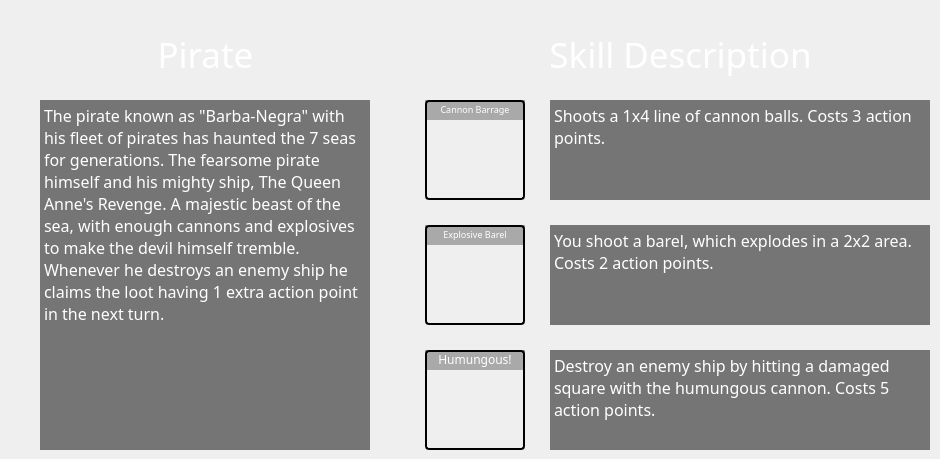
      <widget class="QWidget" name="info_pirate">
       <widget class="QFrame" name="info_pirate_skill1_icon_">
        <property name="geometry">
         <rect>
          <x>425</x>
          <y>100</y>
          <width>100</width>
          <height>100</height>
         </rect>
        </property>
        <property name="styleSheet">
         <string notr="true">border-radius: 4px;
border: 2px solid black;
image: url(:/resources/cannon.png) 2 2 2 2 stretch stretch;
</string>
        </property>
        <property name="frameShape">
         <enum>QFrame::StyledPanel</enum>
        </property>
        <property name="frameShadow">
         <enum>QFrame::Raised</enum>
        </property>
        <property name="lineWidth">
         <number>5</number>
        </property>
       </widget>
       <widget class="QLabel" name="info_pirate_skill_label">
        <property name="geometry">
         <rect>
          <x>430</x>
          <y>30</y>
          <width>501</width>
          <height>50</height>
         </rect>
        </property>
        <property name="font">
         <font>
          <family>KG Red Hands</family>
          <pointsize>26</pointsize>
         </font>
        </property>
        <property name="styleSheet">
         <string notr="true">color: white;
</string>
        </property>
        <property name="text">
         <string>&lt;html&gt;&lt;head/&gt;&lt;body&gt;&lt;p align=&quot;center&quot;&gt;Skill Description&lt;/p&gt;&lt;/body&gt;&lt;/html&gt;</string>
        </property>
        <property name="textFormat">
         <enum>Qt::RichText</enum>
        </property>
       </widget>
       <widget class="QLabel" name="info_pirate_skill2_label">
        <property name="geometry">
         <rect>
          <x>425</x>
          <y>225</y>
          <width>100</width>
          <height>20</height>
         </rect>
        </property>
        <property name="font">
         <font>
          <family>KG Red Hands</family>
          <pointsize>7</pointsize>
         </font>
        </property>
        <property name="styleSheet">
         <string notr="true">background-color: rgba(0, 0, 0, 75);
color: white;</string>
        </property>
        <property name="text">
         <string>&lt;html&gt;&lt;head/&gt;&lt;body&gt;&lt;p align=&quot;center&quot;&gt;Explosive Barel&lt;/p&gt;&lt;/body&gt;&lt;/html&gt;</string>
        </property>
       </widget>
       <widget class="QPlainTextEdit" name="info_pirate_skill2_text">
        <property name="geometry">
         <rect>
          <x>550</x>
          <y>225</y>
          <width>380</width>
          <height>100</height>
         </rect>
        </property>
        <property name="maximumSize">
         <size>
          <width>380</width>
          <height>100</height>
         </size>
        </property>
        <property name="font">
         <font>
          <family>Vanilla Extract</family>
          <pointsize>12</pointsize>
         </font>
        </property>
        <property name="styleSheet">
         <string notr="true">color:white;
background-color: rgba(0, 0, 0, 130);
border:0px;</string>
        </property>
        <property name="verticalScrollBarPolicy">
         <enum>Qt::ScrollBarAlwaysOff</enum>
        </property>
        <property name="horizontalScrollBarPolicy">
         <enum>Qt::ScrollBarAlwaysOff</enum>
        </property>
        <property name="plainText">
         <string>You shoot a barel, which explodes in a 2x2 area. Costs 2 action points.</string>
        </property>
        <property name="textInteractionFlags">
         <set>Qt::NoTextInteraction</set>
        </property>
       </widget>
       <widget class="QFrame" name="info_pirate_ultimate_icon">
        <property name="geometry">
         <rect>
          <x>425</x>
          <y>350</y>
          <width>100</width>
          <height>100</height>
         </rect>
        </property>
        <property name="styleSheet">
         <string notr="true">border-radius: 4px;
border: 2px solid black;
image: url(:/resources/megacannon.png) 2 2 2 2 stretch stretch;</string>
        </property>
        <property name="frameShape">
         <enum>QFrame::StyledPanel</enum>
        </property>
        <property name="frameShadow">
         <enum>QFrame::Raised</enum>
        </property>
        <property name="lineWidth">
         <number>5</number>
        </property>
       </widget>
       <widget class="QPlainTextEdit" name="info_pirate_text">
        <property name="geometry">
         <rect>
          <x>40</x>
          <y>100</y>
          <width>330</width>
          <height>350</height>
         </rect>
        </property>
        <property name="maximumSize">
         <size>
          <width>380</width>
          <height>350</height>
         </size>
        </property>
        <property name="font">
         <font>
          <family>Vanilla Extract</family>
          <pointsize>12</pointsize>
         </font>
        </property>
        <property name="styleSheet">
         <string notr="true">color:white;
background-color: rgba(0, 0, 0, 130);
border:0px;</string>
        </property>
        <property name="verticalScrollBarPolicy">
         <enum>Qt::ScrollBarAlwaysOff</enum>
        </property>
        <property name="horizontalScrollBarPolicy">
         <enum>Qt::ScrollBarAlwaysOff</enum>
        </property>
        <property name="plainText">
         <string>The pirate known as &quot;Barba-Negra&quot; with his fleet of pirates has haunted the 7 seas for generations. The fearsome pirate himself and his mighty ship, The Queen Anne's Revenge. A majestic beast of the sea, with enough cannons and explosives to make the devil himself tremble. Whenever he destroys an enemy ship he claims the loot having 1 extra action point in the next turn.</string>
        </property>
        <property name="textInteractionFlags">
         <set>Qt::NoTextInteraction</set>
        </property>
       </widget>
       <widget class="QFrame" name="info_pirate_skill2_icon">
        <property name="geometry">
         <rect>
          <x>425</x>
          <y>225</y>
          <width>100</width>
          <height>100</height>
         </rect>
        </property>
        <property name="styleSheet">
         <string notr="true">border-radius: 4px;
border: 2px solid black;
image: url(:/resources/barrel.png)  2 2 2 2 stretch stretch;</string>
        </property>
        <property name="frameShape">
         <enum>QFrame::StyledPanel</enum>
        </property>
        <property name="frameShadow">
         <enum>QFrame::Raised</enum>
        </property>
        <property name="lineWidth">
         <number>5</number>
        </property>
       </widget>
       <widget class="QLabel" name="info_pirate_label">
        <property name="geometry">
         <rect>
          <x>40</x>
          <y>30</y>
          <width>331</width>
          <height>50</height>
         </rect>
        </property>
        <property name="font">
         <font>
          <family>KG Red Hands</family>
          <pointsize>26</pointsize>
         </font>
        </property>
        <property name="styleSheet">
         <string notr="true">color: white;</string>
        </property>
        <property name="text">
         <string>&lt;html&gt;&lt;head/&gt;&lt;body&gt;&lt;p align=&quot;center&quot;&gt;Pirate&lt;/p&gt;&lt;/body&gt;&lt;/html&gt;</string>
        </property>
       </widget>
       <widget class="QPlainTextEdit" name="info_pirate_skill1_text">
        <property name="geometry">
         <rect>
          <x>550</x>
          <y>100</y>
          <width>380</width>
          <height>100</height>
         </rect>
        </property>
        <property name="maximumSize">
         <size>
          <width>380</width>
          <height>100</height>
         </size>
        </property>
        <property name="font">
         <font>
          <family>Vanilla Extract</family>
          <pointsize>12</pointsize>
         </font>
        </property>
        <property name="styleSheet">
         <string notr="true">color:white;
background-color: rgba(0, 0, 0, 130);
border:0px;</string>
        </property>
        <property name="verticalScrollBarPolicy">
         <enum>Qt::ScrollBarAlwaysOff</enum>
        </property>
        <property name="horizontalScrollBarPolicy">
         <enum>Qt::ScrollBarAlwaysOff</enum>
        </property>
        <property name="plainText">
         <string>Shoots a 1x4 line of cannon balls. Costs 3 action points.</string>
        </property>
        <property name="textInteractionFlags">
         <set>Qt::NoTextInteraction</set>
        </property>
       </widget>
       <widget class="QLabel" name="info_pirate_skill1_label">
        <property name="geometry">
         <rect>
          <x>425</x>
          <y>100</y>
          <width>100</width>
          <height>20</height>
         </rect>
        </property>
        <property name="font">
         <font>
          <family>KG Red Hands</family>
          <pointsize>7</pointsize>
         </font>
        </property>
        <property name="styleSheet">
         <string notr="true">background-color: rgba(0, 0, 0, 75);
color: white;</string>
        </property>
        <property name="text">
         <string>&lt;html&gt;&lt;head/&gt;&lt;body&gt;&lt;p align=&quot;center&quot;&gt;Cannon Barrage&lt;/p&gt;&lt;/body&gt;&lt;/html&gt;</string>
        </property>
       </widget>
       <widget class="QPlainTextEdit" name="info_pirate_ultimate_text">
        <property name="geometry">
         <rect>
          <x>550</x>
          <y>350</y>
          <width>380</width>
          <height>100</height>
         </rect>
        </property>
        <property name="maximumSize">
         <size>
          <width>380</width>
          <height>100</height>
         </size>
        </property>
        <property name="font">
         <font>
          <family>Vanilla Extract</family>
          <pointsize>12</pointsize>
         </font>
        </property>
        <property name="styleSheet">
         <string notr="true">color:white;
background-color: rgba(0, 0, 0, 130);
border:0px;</string>
        </property>
        <property name="verticalScrollBarPolicy">
         <enum>Qt::ScrollBarAlwaysOff</enum>
        </property>
        <property name="horizontalScrollBarPolicy">
         <enum>Qt::ScrollBarAlwaysOff</enum>
        </property>
        <property name="sizeAdjustPolicy">
         <enum>QAbstractScrollArea::AdjustIgnored</enum>
        </property>
        <property name="plainText">
         <string>Destroy an enemy ship by hitting a damaged square with the humungous cannon. Costs 5 action points.</string>
        </property>
        <property name="textInteractionFlags">
         <set>Qt::NoTextInteraction</set>
        </property>
       </widget>
       <widget class="QLabel" name="info_pirate_ultimate_label">
        <property name="geometry">
         <rect>
          <x>425</x>
          <y>350</y>
          <width>100</width>
          <height>20</height>
         </rect>
        </property>
        <property name="font">
         <font>
          <family>KG Red Hands</family>
          <pointsize>9</pointsize>
         </font>
        </property>
        <property name="styleSheet">
         <string notr="true">background-color: rgba(0, 0, 0, 75);
color: white;</string>
        </property>
        <property name="text">
         <string>&lt;html&gt;&lt;head/&gt;&lt;body&gt;&lt;p align=&quot;center&quot;&gt;Humungous!&lt;/p&gt;&lt;/body&gt;&lt;/html&gt;</string>
        </property>
       </widget>
       <zorder>info_pirate_skill2_icon</zorder>
       <zorder>info_pirate_skill1_icon_</zorder>
       <zorder>info_pirate_skill_label</zorder>
       <zorder>info_pirate_skill2_label</zorder>
       <zorder>info_pirate_skill2_text</zorder>
       <zorder>info_pirate_ultimate_icon</zorder>
       <zorder>info_pirate_text</zorder>
       <zorder>info_pirate_label</zorder>
       <zorder>info_pirate_skill1_text</zorder>
       <zorder>info_pirate_skill1_label</zorder>
       <zorder>info_pirate_ultimate_text</zorder>
       <zorder>info_pirate_ultimate_label</zorder>
      </widget>
